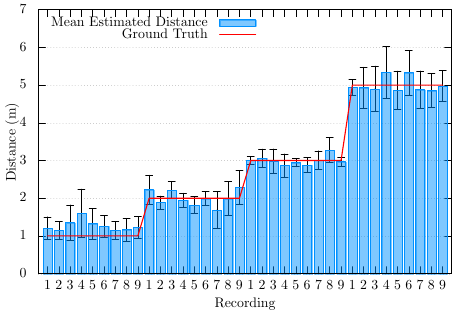

This chart was generated by the following gnuplot code:
# pnp_comparison_fixed.gnuplot - Robust version without tic errors
# set terminal pngcairo size 1200,800 enhanced font 'Verdana,12'
# set output 'distance_comparison.png'
set terminal tikz size 12cm,8cm
set output 'pnp_gnures.tex'

set datafile separator ","
set style fill transparent solid 0.5  # Makes bars semi-transparent (0.5 opacity)
set boxwidth 0.8
set key top left
set grid y

#set title "PnP Distance Estimation vs Ground Truth"
set xlabel "Recording"
set ylabel "Distance (m)"
#set xtics rotate by -45

# Plot with black error bars and semi-transparent bars
plot "pnp_results.csv" using 0:4:5:xtic(2) with yerrorbars lc rgb "black" pt 7 ps 0 notitle, \
     "pnp_results.csv" using 0:4 with boxes lc rgb "#0091FF" fs transparent solid 0.5 title "Mean Estimated Distance", \
     "pnp_results.csv" using 0:3 with lines lw 2 lc rgb "red" title "Ground Truth"